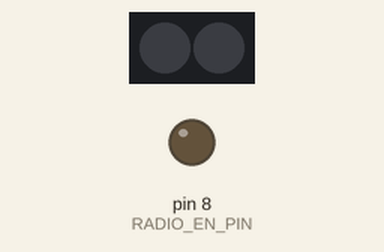
This sketch was run on a simulated Arduino Uno, built with avr-gcc and run on an emulated ATmega328P. On the bench: 2 RGB LEDs in strip order, left to right, output pins drawn as LEDs (lit = HIGH). Dim RGB values are drawn brighter than linear; random numbers use the default seed unless the sketch sets one; EEPROM starts erased; no radio packets arrive unless stated.

Above: at 0.1 s.
At 0.91 s:
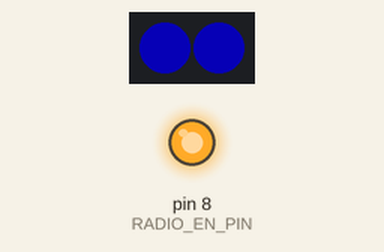
At 1.4 s:
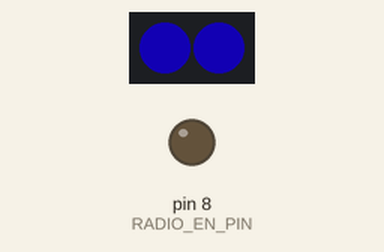
Timing chart, 0 to 37.4 s (numbered marks = the images above):
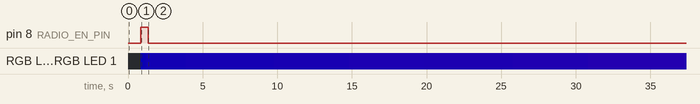

The sketch:

receiver_v2_pcb_test.ino
```cpp
#include <avr/power.h>
#include <RH_ASK.h>
#ifdef RH_HAVE_HARDWARE_SPI
#include <SPI.h> // Not actually used but needed to compile
#endif
#include "FastLED.h"
#include <EEPROM.h>

#define NUM_LEDS 2
#define DATA_PIN 6
CRGB leds[NUM_LEDS];

// how many hue steps to advance each pattern_tick_period when "chasing"
// to catch up from the current H value to the last rx value
const uint8_t chase_steps = 10;
uint8_t pattern_step = 0; // used in away pattern only
const uint8_t pattern_tick_period = 10; // ms how frequently to draw new frame

uint8_t away_hue_base = 160; // will be overwritten initially by random value

// RH_ASK driver(2000, 4, 5, true); // rx tx ptt ptt_invert // NodeMCU
RH_ASK driver(2000, 9, 5, true); // rx tx ptt ptt_invert // 328p-au

uint8_t current_hue;
uint8_t last_rx_value;
unsigned long last_rx_time;
const unsigned long rx_poll_period = 500; // was: 50
const uint16_t rx_retry_count = 10000; // large # to ensure the radio chip has time to wake up

const unsigned long max_home_rx_silence_period = 1000*30; // how long til we're decidedly away from home

uint8_t buf[RH_ASK_MAX_MESSAGE_LEN];
uint8_t buflen = sizeof(buf);

#define RADIO_EN_PIN 8

void setup() {
  Serial.begin(115200); // needed!
  driver.init();
  set_away_hue();

  // disable features to save power
  power_adc_disable();
  digitalWrite(RADIO_EN_PIN, LOW);
  pinMode(RADIO_EN_PIN, OUTPUT);

  FastLED.addLeds<NEOPIXEL, DATA_PIN>(leds, NUM_LEDS);
  FastLED.setMaxPowerInVoltsAndMilliamps(3.5, 25);
  FastLED.clear();
  FastLED.show();

  try_rx();
}

void set_away_hue() {
  /*
   * Return a hue value to use for the away pattern if we've never been home.
   * Make sure its a bit different from the previous value.
   */
  unsigned int away_hue_eeAddress = 0;
  uint8_t away_hue_base_min_delta = 40; // how similar can the colors be
  // init random seed and capture random value
  power_adc_enable();
  randomSeed(analogRead(A1)+analogRead(A2));
  uint8_t away_hue_base_candidate = random(255);
  power_adc_disable();
  /*Serial.print("away hue candidate: ");
  Serial.print(away_hue_base_candidate);*/
  // look up the last value that was used as base
  uint8_t away_hue_base_last;
  EEPROM.get( away_hue_eeAddress, away_hue_base_last );
  /*Serial.print(" last: ");
  Serial.print(away_hue_base_last);*/
  // if the current value and last value are too similar, change the candidate
  if ( abs(away_hue_base_candidate - away_hue_base_last) < away_hue_base_min_delta ) {
    // make sure its within 0-255
    away_hue_base = away_hue_base_candidate + away_hue_base_min_delta < 256 ? away_hue_base_candidate + away_hue_base_min_delta : away_hue_base_candidate - away_hue_base_min_delta;
    /*Serial.print(" - too similar! Will use: ");*/
  } else {
    away_hue_base = away_hue_base_candidate;
    /*Serial.print(" - using as-is: ");*/
  }
  // record new hue selection for reference next boot
  /*Serial.println(away_hue_base);*/
  EEPROM.put( away_hue_eeAddress, away_hue_base );
} // set_away_hue

void chase_last_rx() {
  CHSV new_hue = blend(CHSV(current_hue,255,255), CHSV(last_rx_value,255,255), chase_steps, SHORTEST_HUES);
  leds[0] = new_hue;
  leds[1] = new_hue;
  current_hue = new_hue.hue;
}

void lonely() {
  // the away from home pattern
  uint8_t wave_pos = triwave8(pattern_step);
  uint8_t delta = map(wave_pos, 0, 254, 0, 20);
  /*Serial.print("delta ");
  Serial.print(delta);
  Serial.print(" hue ");
  Serial.println(away_hue_base+delta);  */
  fill_solid(leds, NUM_LEDS, CHSV( min(away_hue_base+delta,255), 255, 255 ));
} // lonely

// List of patterns to cycle through.  Each is defined as a separate function below.
typedef void (*SimplePatternList[])();
SimplePatternList gPatterns = { lonely, chase_last_rx };
uint8_t gCurrentPatternNumber = 0;

void set_radio_state(bool state) {
  /*
   * Turn SYN480R radio on (state=1) or off (state=0)
   */
  // pull RADIO_PIN low to sink current and enable radio
  if (state) { digitalWrite(RADIO_EN_PIN, LOW); }
  else { digitalWrite(RADIO_EN_PIN, HIGH); }
}

bool try_rx() {
  /*
   * Attempt to receive a beacon.
   * Returns true if successful.
   */
  set_radio_state(1);
  // sleep while we wait for the radio to initilize
  //delay(80); // 52 seems to be the minimum here, 60 gives some tolerance // trying disabled in hopes that high rx_retry_count gets an rx at the earliest possible moment
  bool rx_successful = false;
  uint8_t buf[RH_ASK_MAX_MESSAGE_LEN];
  uint8_t buflen = sizeof(buf);
  for (uint16_t i = 0; i < rx_retry_count; i++) { // retry rx a few times while the chip is awake
    if (driver.recv(buf, &buflen)) {
      // if the first 3 bytes are "SRF", its a good message
      if( buf[0] == 0x53 && buf[1] == 0x52 && buf[2] == 0x46 ) {
        last_rx_value = buf[3];
        last_rx_time = millis();
        away_hue_base = last_rx_value; // if we leave home, preserve the last value
        rx_successful = true;
        break;
      }
    }
  }
  set_radio_state(0);
  return rx_successful;
} // try_rx

void loop() {
  // radio polls
  EVERY_N_MILLISECONDS(rx_poll_period){
    try_rx();
  }

  EVERY_N_MILLISECONDS(pattern_tick_period){
    // pattern animation
    //fill_solid(leds,NUM_LEDS,CHSV(last_rx_value,255,255));
    // decide if we are away from home or not
    if ( millis() - last_rx_time < max_home_rx_silence_period && last_rx_time > 0 ){
      //gCurrentPatternNumber = 1; // we are home
    }
    else {
      gCurrentPatternNumber = 0; // away
    }
    gPatterns[gCurrentPatternNumber]();
    FastLED.show();
    pattern_step = pattern_step < 255 ? pattern_step + 1 : 0; // used by lonely()
  }

} // loop
```

Measured:
- by itself, pin 8 (RADIO_EN_PIN): HIGH → LOW at 1.3 s
